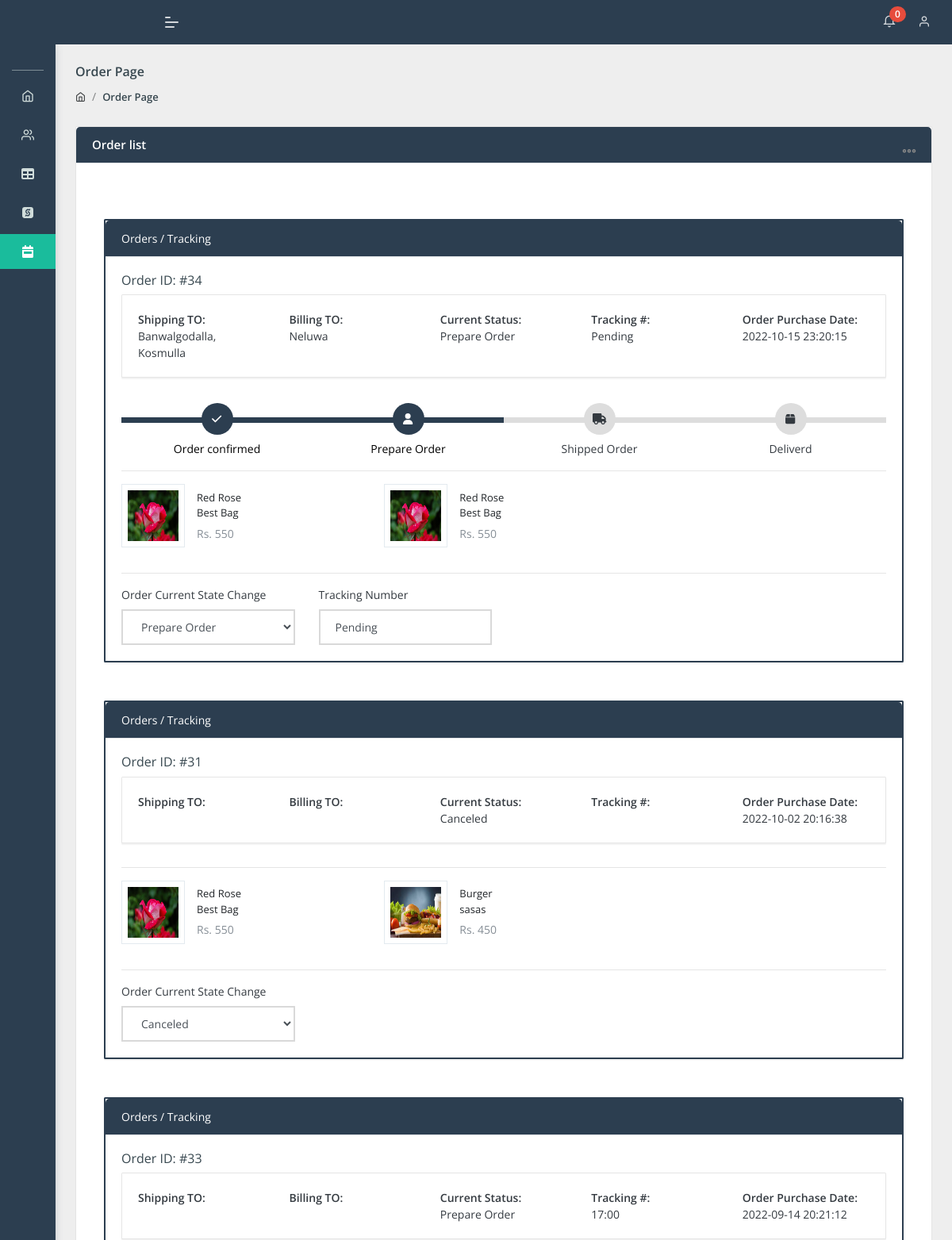
The page /admin/order.php (signed in, upper part) on the database as committed earlier.
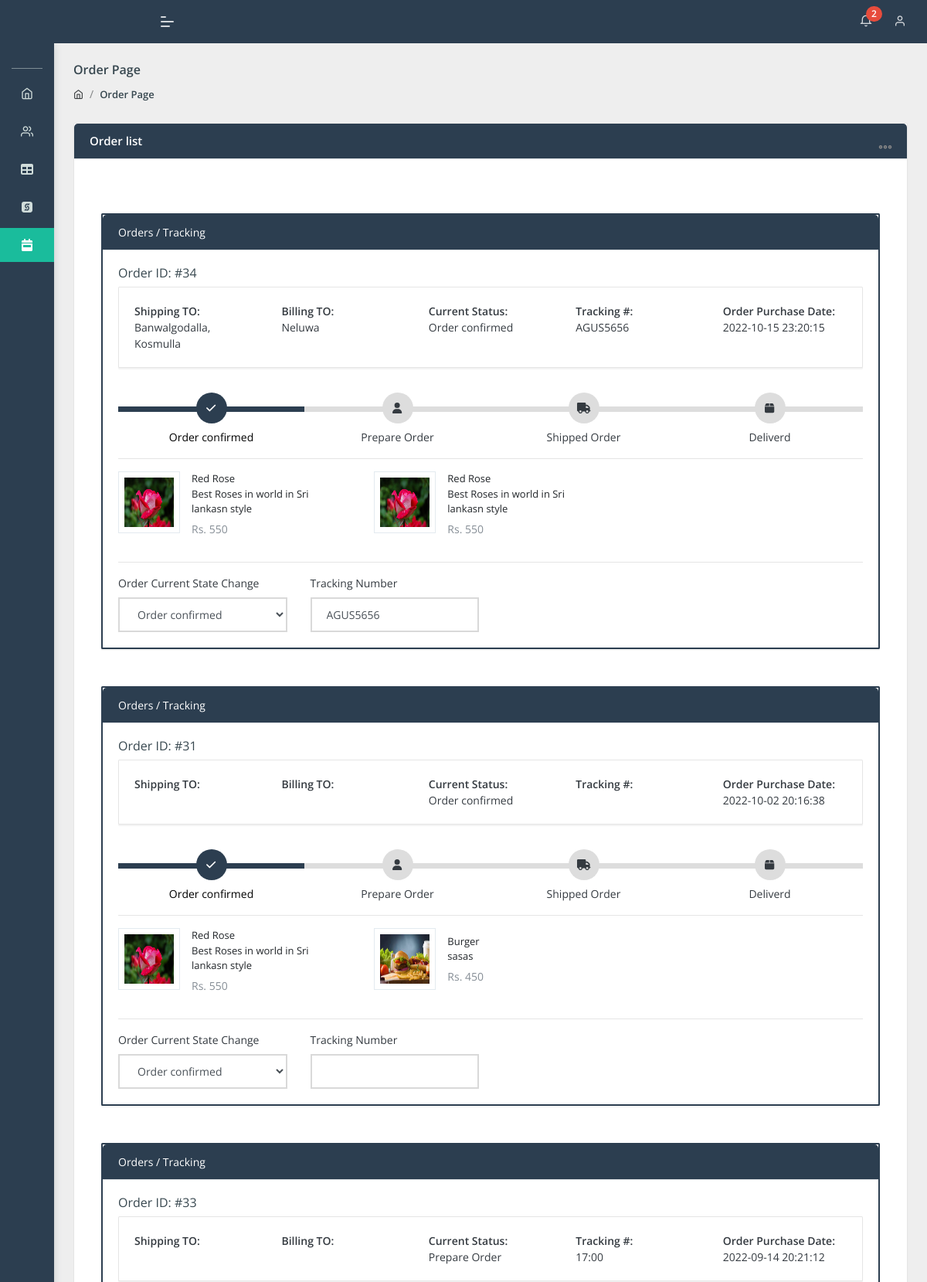
The same page on the database as committed later.
### tables this page shows
CREATE TABLE `product_orders` (
  `order_id` int(11) NOT NULL,
  `customer_id` int(255) NOT NULL,
  `total` int(255) NOT NULL,
  `shipping_address` varchar(255) NOT NULL,
  `billing_address` varchar(255) NOT NULL,
  `payment` int(2) NOT NULL,
  `date_updated` datetime NOT NULL,
  `is_deleted` int(2) NOT NULL,
  `order_status` int(5) NOT NULL,
  `tracking` varchar(255) NOT NULL
);

CREATE TABLE `order_items` (
  `item_id` int(11) NOT NULL,
  `order_id` int(2) NOT NULL,
  `pid` int(2) NOT NULL,
  `order_qty` int(255) NOT NULL,
  `price` int(255) NOT NULL
);

CREATE TABLE `products` (
  `pid` int(11) NOT NULL,
  `product_name` varchar(255) NOT NULL,
  `product_description` varchar(255) NOT NULL,
  `product_highlight` varchar(255) NOT NULL,
  `product_price` int(255) NOT NULL,
  `product_qty` int(255) NOT NULL,
  `product_active` int(2) NOT NULL,
  `date_updated` datetime NOT NULL,
  `is_deleted` int(11) NOT NULL,
  `product_image` varchar(255) NOT NULL,
  `cat_id` int(255) NOT NULL
);

### admin/server/inc/get.php (called while the page is built, shortened)
<?php
function getAllOrderItemsBYOrder($order_id){
	include 'connection.php';
	$viewcat = "SELECT * FROM order_items join products on order_items.pid = products.pid WHERE order_items.order_id = '$order_id'";
	return mysqli_query($con,$viewcat);
}
function getAllOrders(){
	include 'connection.php';
	$viewcat = "SELECT * FROM product_orders join customer on customer.customer_id = product_orders.customer_id  WHERE product_orders.is_deleted = '0' ORDER BY date_updated DESC";
	return mysqli_query($con,$viewcat);
}
?>

### admin/order.php (the view, shortened to what the rows shown need)
<!DOCTYPE html>
<html lang="en">
<?php include 'pages/head.php'; ?>
<body class="">
    <div class="pcoded-main-container">
        <div class="pcoded-content">
            <div class="row">
                <div class="col-sm-12">
                    <div class="card">
                        <div class="card-body text-dark">
                            <div class="container">
                                <?php
                            $getall = getAllOrders();
                            while($row=mysqli_fetch_assoc($getall)){
                                $order_id = $row['order_id'];
                                ?>
                                <article class="card mt-5" style="border: 2px solid #2c3e50">
                                    <header class="card-header text-white" style="background-color: #2c3e50;"> Orders / Tracking </header>
                                    <div class="card-body">
                                        <h6>Order ID: #<?php echo $row['order_id']; ?> </h6>
                                        <article class="card">
                                            <div class="card-body row">
                                                    <div class="col"> <strong>Shipping TO:</strong>
                                                        <br><?php echo $row['shipping_address']; ?>
                                                    </div>
                                                    <div class="col"> <strong>Billing TO:</strong>
                                                        <br><?php echo $row['billing_address']; ?>
                                                    </div>
                                                    <div class="col"> <strong>Current Status:</strong>
                                                        <br>
                                                        <?php if($row['order_status'] == 1){
                                                            echo 'Order confirmed';
                                                        }else if($row['order_status'] == 2){
                                                            echo 'Prepare Order';
                                                        } else if($row['order_status'] == 3){
                                                            echo 'Shipped Order';
                                                        } else if($row['order_status'] == 4){
                                                            echo 'Deliverd';
                                                        } else if($row['order_status'] == 5){
                                                            echo 'Canceled';
                                                        } ?>
                                                    </div>
                                                    <div class="col"> <strong>Tracking #:</strong> <br>
                                                        <?php if($row['tracking'] != 'Pending'){ echo $row['tracking']; }else{echo "Pending";}?>
                                                    </div>
                                                    <div class="col"> <strong>Order Purchase Date:</strong>
                                                        <br><?php echo $row['date_updated']; ?>
                                                    </div>
                                            </div>
                                        </article>
                                        <?php if($row['order_status'] != 5) {?>
                                        <div class="track">
                                            <div
                                                class="step <?php if($row['order_status'] == 1 || $row['order_status'] == 2 || $row['order_status'] == 3 || $row['order_status'] == 4) {echo 'active';}?>">
                                                <span class="icon"> <i class="fa fa-check"></i> </span>
                                                <span class="text">Order confirmed</span>
                                            </div>
                                            <div
                                                class="step <?php if($row['order_status'] == 2 || $row['order_status'] == 3 || $row['order_status'] == 4) {echo 'active';}?>">
                                                <span class="icon"> <i class="fa fa-user"></i> </span>
                                                <span class="text">Prepare Order</span>
                                            </div>
                                            <div
                                                class="step <?php if($row['order_status'] == 3 || $row['order_status'] == 4) {echo 'active';}?>">
                                                <span class="icon"> <i class="fa fa-truck"></i> </span>
                                                <span class="text"> Shipped Order </span>
                                            </div>
                                            <div class="step <?php if($row['order_status'] == 4) {echo 'active';}?>">
                                                <span class="icon"> <i class="fa fa-box"></i> </span>
                                                <span class="text">Deliverd</span>
                                            </div>
                                        </div>
                                        <?php } ?>
                                        <hr>
                                        <ul class="row">
                                            <?php
                                $getdetails = getAllOrderItemsBYOrder($row['order_id']);
                                while($row2=mysqli_fetch_assoc($getdetails)){
                                    $img = $row2['product_image'];
                                    $img_src = "server/uploads/products/".$img;?>
                                            <li class="col-md-4">
                                                <figure class="itemside mb-3">
                                                    <div class="aside"><img src="<?php echo $img_src; ?>"
                                                            class="img-sm border">
                                                    </div>
                                                    <figcaption class="info align-self-center">
                                                        <p class="title"><?php echo $row2['product_name']; ?> <br>
                                                            <?php echo $row2['product_highlight']; ?></p> <span
                                                            class="text-muted">Rs.
                                                            <?php echo $row2['product_price']; ?> </span>
                                                    </figcaption>
                                                </figure>
                                            </li>
                                            <?php } ?>
                                        </ul>
                                        <hr>
                                        <div class="row">
                                            <div class="col-md-3">
                                                <label for="order_status" class="form-label">Order Current State
                                                    Change</label>
                                                <select
                                                    onchange='updateData(this, "<?php echo $order_id; ?>","order_status", "product_orders", "order_id")'
                                                    id="order_status <?php echo $order_id; ?>"
                                                    class='form-control norad tx12' name="order_status" type='text'>
                                                    <option value="1"
                                                        <?php if ($row['order_status']=="1") echo "selected"; ?>>
                                                        Order confirmed
                                                    </option>
                                                    <option value="2"
                                                        <?php if ($row['order_status']=="2") echo "selected"; ?>>
                                                        Prepare Order
                                                    </option>
                                                    <option value="5"
                                                        <?php if ($row['order_status']=="5") echo "selected"; ?>>
                                                        Canceled
                                                    </option>
                                                </select>
                                            </div>
                                            <?php if ($row['order_status'] != "5") { ?>
                                            <div class="col-md-3">
                                                <label for="tracking" class="form-label">Tracking Number</label>
                                                <input type="text"
                                                    onchange='updateData(this, "<?php echo $order_id; ?>","tracking", "product_orders", "order_id")'
                                                    class="form-control" name="tracking"
                                                    value="<?php echo $row['tracking'] ?>"
                                                    id="tracking<?php echo $row['order_id'] ?>">
                                            </div>
                                            <?php } ?>
                                        </div>
                                    </div>
                                </article>
                                <?php } ?>
                            </div>
                        </div>
                    </div>
                </div>
            </div>
        </div>
    </div>
</body>
</html>

Rows that differ between the two databases and show on the page:
changed product_orders "Banwalgodalla, Kosmulla": tracking (not shown) → "AGUS5656"; order_status "Prepare Order" → "Order confirmed"; tracking "Pending" → "AGUS5656"; no longer shows "Pending"
changed through a linked row, order_items (number 1 of 4 on the later page): pid.product_highlight "Best Bag" → "Best Roses in world in Sri lankasn style"
changed through a linked row, order_items (number 2 of 4 on the later page): pid.product_highlight "Best Bag" → "Best Roses in world in Sri lankasn style"
changed product_orders id 31: order_status "Canceled" → "Order confirmed"; order_status "Canceled" → "Order confirmed Order confirmed Prepare Order Shipped Order Deliverd Tracking Number"
changed through a linked row, order_items (number 3 of 4 on the later page): pid.product_highlight "Best Bag" → "Best Roses in world in Sri lankasn style"
Other text that changed with them:
$count: "0" → "2"
